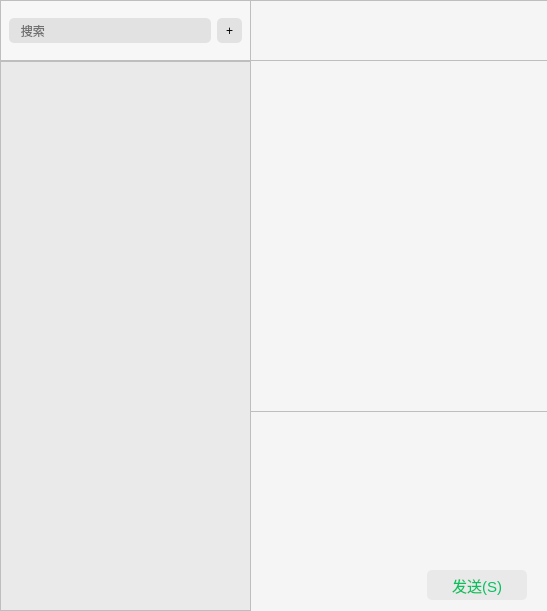
      <widget class="QWidget" name="page">
       <layout class="QHBoxLayout" name="horizontalLayout_3">
        <property name="spacing">
         <number>0</number>
        </property>
        <property name="leftMargin">
         <number>0</number>
        </property>
        <property name="topMargin">
         <number>0</number>
        </property>
        <property name="rightMargin">
         <number>0</number>
        </property>
        <property name="bottomMargin">
         <number>0</number>
        </property>
        <item>
         <widget class="QWidget" name="mid_area_conversation" native="true">
          <property name="minimumSize">
           <size>
            <width>251</width>
            <height>0</height>
           </size>
          </property>
          <property name="maximumSize">
           <size>
            <width>251</width>
            <height>16777215</height>
           </size>
          </property>
          <property name="styleSheet">
           <string notr="true"/>
          </property>
          <layout class="QVBoxLayout" name="verticalLayout">
           <property name="spacing">
            <number>0</number>
           </property>
           <property name="leftMargin">
            <number>0</number>
           </property>
           <property name="topMargin">
            <number>0</number>
           </property>
           <property name="rightMargin">
            <number>0</number>
           </property>
           <property name="bottomMargin">
            <number>0</number>
           </property>
           <item>
            <widget class="QWidget" name="search_area" native="true">
             <property name="minimumSize">
              <size>
               <width>251</width>
               <height>61</height>
              </size>
             </property>
             <property name="maximumSize">
              <size>
               <width>251</width>
               <height>61</height>
              </size>
             </property>
             <property name="styleSheet">
              <string notr="true">#search_area{
background-color: rgb(247, 247, 247);
border:1px solid rgb(190,190,190);
}
</string>
             </property>
             <layout class="QHBoxLayout" name="horizontalLayout_4">
              <item>
               <widget class="QLineEdit" name="searchEdit">
                <property name="minimumSize">
                 <size>
                  <width>0</width>
                  <height>25</height>
                 </size>
                </property>
                <property name="maximumSize">
                 <size>
                  <width>16777215</width>
                  <height>25</height>
                 </size>
                </property>
                <property name="styleSheet">
                 <string notr="true">background-color: rgb(226, 226, 226);
border-radius:5px;</string>
                </property>
                <property name="placeholderText">
                 <string>   搜索</string>
                </property>
               </widget>
              </item>
              <item>
               <widget class="QPushButton" name="addGroupBtn">
                <property name="minimumSize">
                 <size>
                  <width>25</width>
                  <height>25</height>
                 </size>
                </property>
                <property name="maximumSize">
                 <size>
                  <width>25</width>
                  <height>25</height>
                 </size>
                </property>
                <property name="font">
                 <font>
                  <pointsize>9</pointsize>
                 </font>
                </property>
                <property name="styleSheet">
                 <string notr="true">background-color: rgb(226, 226, 226);
border-radius:5px;</string>
                </property>
                <property name="text">
                 <string>+</string>
                </property>
               </widget>
              </item>
             </layout>
            </widget>
           </item>
           <item>
            <widget class="QScrollArea" name="conversation_list">
             <property name="minimumSize">
              <size>
               <width>251</width>
               <height>0</height>
              </size>
             </property>
             <property name="maximumSize">
              <size>
               <width>251</width>
               <height>16777215</height>
              </size>
             </property>
             <property name="styleSheet">
              <string notr="true">#conversation_list{
background-color: rgb(234, 234, 234);
border:1px solid rgb(190,190,190);
}</string>
             </property>
             <property name="verticalScrollBarPolicy">
              <enum>Qt::ScrollBarAlwaysOff</enum>
             </property>
             <property name="horizontalScrollBarPolicy">
              <enum>Qt::ScrollBarAlwaysOff</enum>
             </property>
             <property name="widgetResizable">
              <bool>true</bool>
             </property>
             <widget class="QWidget" name="scrollAreaWidgetContents">
              <property name="geometry">
               <rect>
                <x>0</x>
                <y>0</y>
                <width>249</width>
                <height>548</height>
               </rect>
              </property>
              <property name="minimumSize">
               <size>
                <width>249</width>
                <height>0</height>
               </size>
              </property>
              <property name="maximumSize">
               <size>
                <width>249</width>
                <height>16777215</height>
               </size>
              </property>
              <property name="styleSheet">
               <string notr="true">#scrollAreaWidgetContents{
background-color: rgb(234, 234, 234);
}</string>
              </property>
              <widget class="QWidget" name="verticalLayoutWidget">
               <property name="geometry">
                <rect>
                 <x>-1</x>
                 <y>-1</y>
                 <width>251</width>
                 <height>551</height>
                </rect>
               </property>
               <layout class="QVBoxLayout" name="vLayout_conversation">
                <property name="spacing">
                 <number>0</number>
                </property>
                <item>
                 <spacer name="verticalSpacer">
                  <property name="orientation">
                   <enum>Qt::Vertical</enum>
                  </property>
                  <property name="sizeHint" stdset="0">
                   <size>
                    <width>20</width>
                    <height>40</height>
                   </size>
                  </property>
                 </spacer>
                </item>
               </layout>
              </widget>
             </widget>
            </widget>
           </item>
          </layout>
         </widget>
        </item>
        <item>
         <widget class="QWidget" name="right_area_conversation" native="true">
          <property name="styleSheet">
           <string notr="true"/>
          </property>
          <layout class="QVBoxLayout" name="verticalLayout_2">
           <property name="spacing">
            <number>0</number>
           </property>
           <property name="leftMargin">
            <number>0</number>
           </property>
           <property name="topMargin">
            <number>0</number>
           </property>
           <property name="rightMargin">
            <number>0</number>
           </property>
           <property name="bottomMargin">
            <number>0</number>
           </property>
           <item>
            <widget class="QWidget" name="right_top_area" native="true">
             <property name="minimumSize">
              <size>
               <width>0</width>
               <height>61</height>
              </size>
             </property>
             <property name="maximumSize">
              <size>
               <width>16777215</width>
               <height>61</height>
              </size>
             </property>
             <property name="styleSheet">
              <string notr="true">#right_top_area{
	background-color: rgb(245, 245, 245);
	border-top:1px solid rgb(190,190,190);
	border-bottom:1px solid rgb(190,190,190);
}
</string>
             </property>
             <layout class="QHBoxLayout" name="horizontalLayout">
              <property name="leftMargin">
               <number>20</number>
              </property>
              <item>
               <widget class="QLabel" name="current_user_label">
                <property name="font">
                 <font>
                  <pointsize>15</pointsize>
                 </font>
                </property>
                <property name="styleSheet">
                 <string notr="true"/>
                </property>
                <property name="text">
                 <string/>
                </property>
               </widget>
              </item>
              <item>
               <spacer name="horizontalSpacer">
                <property name="orientation">
                 <enum>Qt::Horizontal</enum>
                </property>
                <property name="sizeHint" stdset="0">
                 <size>
                  <width>40</width>
                  <height>20</height>
                 </size>
                </property>
               </spacer>
              </item>
             </layout>
            </widget>
           </item>
           <item>
            <widget class="QWidget" name="screen_area" native="true">
             <property name="minimumSize">
              <size>
               <width>0</width>
               <height>350</height>
              </size>
             </property>
             <property name="autoFillBackground">
              <bool>false</bool>
             </property>
             <property name="styleSheet">
              <string notr="true">background-color: rgb(245, 245, 245);
</string>
             </property>
             <layout class="QHBoxLayout" name="horizontalLayout_7">
              <property name="spacing">
               <number>0</number>
              </property>
              <property name="leftMargin">
               <number>0</number>
              </property>
              <property name="topMargin">
               <number>0</number>
              </property>
              <property name="rightMargin">
               <number>0</number>
              </property>
              <property name="bottomMargin">
               <number>0</number>
              </property>
             </layout>
            </widget>
           </item>
           <item>
            <widget class="QWidget" name="input_area" native="true">
             <property name="sizePolicy">
              <sizepolicy hsizetype="Preferred" vsizetype="Minimum">
               <horstretch>0</horstretch>
               <verstretch>0</verstretch>
              </sizepolicy>
             </property>
             <property name="minimumSize">
              <size>
               <width>0</width>
               <height>200</height>
              </size>
             </property>
             <property name="maximumSize">
              <size>
               <width>16777215</width>
               <height>200</height>
              </size>
             </property>
             <property name="styleSheet">
              <string notr="true">background-color: rgb(245, 245, 245);</string>
             </property>
             <layout class="QVBoxLayout" name="verticalLayout_3">
              <property name="spacing">
               <number>0</number>
              </property>
              <property name="leftMargin">
               <number>0</number>
              </property>
              <property name="topMargin">
               <number>0</number>
              </property>
              <property name="rightMargin">
               <number>0</number>
              </property>
              <property name="bottomMargin">
               <number>0</number>
              </property>
              <item>
               <widget class="QWidget" name="chat_function_widght" native="true">
                <property name="minimumSize">
                 <size>
                  <width>0</width>
                  <height>41</height>
                 </size>
                </property>
                <property name="maximumSize">
                 <size>
                  <width>16777215</width>
                  <height>41</height>
                 </size>
                </property>
                <property name="styleSheet">
                 <string notr="true">#chat_function_widght{
border-top:1px solid rgb(190,190,190);
}</string>
                </property>
                <layout class="QHBoxLayout" name="horizontalLayout_2">
                 <property name="leftMargin">
                  <number>20</number>
                 </property>
                 <item>
                  <widget class="QPushButton" name="expressionBtn">
                   <property name="minimumSize">
                    <size>
                     <width>25</width>
                     <height>25</height>
                    </size>
                   </property>
                   <property name="maximumSize">
                    <size>
                     <width>25</width>
                     <height>25</height>
                    </size>
                   </property>
                   <property name="styleSheet">
                    <string notr="true">border:0px;</string>
                   </property>
                   <property name="text">
                    <string/>
                   </property>
                  </widget>
                 </item>
                 <item>
                  <widget class="QPushButton" name="fileBtn">
                   <property name="minimumSize">
                    <size>
                     <width>25</width>
                     <height>25</height>
                    </size>
                   </property>
                   <property name="maximumSize">
                    <size>
                     <width>25</width>
                     <height>25</height>
                    </size>
                   </property>
                   <property name="styleSheet">
                    <string notr="true">border:0px;</string>
                   </property>
                   <property name="text">
                    <string/>
                   </property>
                  </widget>
                 </item>
                 <item>
                  <widget class="QPushButton" name="screenShotBtn">
                   <property name="minimumSize">
                    <size>
                     <width>25</width>
                     <height>25</height>
                    </size>
                   </property>
                   <property name="maximumSize">
                    <size>
                     <width>25</width>
                     <height>25</height>
                    </size>
                   </property>
                   <property name="styleSheet">
                    <string notr="true">border:0px;</string>
                   </property>
                   <property name="text">
                    <string/>
                   </property>
                  </widget>
                 </item>
                 <item>
                  <widget class="QPushButton" name="chatRecordBtn">
                   <property name="minimumSize">
                    <size>
                     <width>25</width>
                     <height>25</height>
                    </size>
                   </property>
                   <property name="maximumSize">
                    <size>
                     <width>25</width>
                     <height>25</height>
                    </size>
                   </property>
                   <property name="styleSheet">
                    <string notr="true">border:0px;</string>
                   </property>
                   <property name="text">
                    <string/>
                   </property>
                  </widget>
                 </item>
                 <item>
                  <spacer name="horizontalSpacer_2">
                   <property name="orientation">
                    <enum>Qt::Horizontal</enum>
                   </property>
                   <property name="sizeHint" stdset="0">
                    <size>
                     <width>40</width>
                     <height>20</height>
                    </size>
                   </property>
                  </spacer>
                 </item>
                </layout>
               </widget>
              </item>
              <item>
               <widget class="QWidget" name="input_widget" native="true">
                <layout class="QHBoxLayout" name="horizontalLayout_6">
                 <property name="spacing">
                  <number>0</number>
                 </property>
                 <property name="leftMargin">
                  <number>20</number>
                 </property>
                 <property name="topMargin">
                  <number>0</number>
                 </property>
                 <property name="rightMargin">
                  <number>20</number>
                 </property>
                 <property name="bottomMargin">
                  <number>0</number>
                 </property>
                 <item>
                  <widget class="QTextEdit" name="inputEdit">
                   <property name="minimumSize">
                    <size>
                     <width>150</width>
                     <height>0</height>
                    </size>
                   </property>
                   <property name="maximumSize">
                    <size>
                     <width>16777215</width>
                     <height>16777215</height>
                    </size>
                   </property>
                   <property name="font">
                    <font>
                     <pointsize>12</pointsize>
                    </font>
                   </property>
                   <property name="styleSheet">
                    <string notr="true">border:0px</string>
                   </property>
                  </widget>
                 </item>
                </layout>
               </widget>
              </item>
              <item>
               <widget class="QWidget" name="chat_sendBtn_widget" native="true">
                <property name="minimumSize">
                 <size>
                  <width>0</width>
                  <height>51</height>
                 </size>
                </property>
                <property name="maximumSize">
                 <size>
                  <width>16777215</width>
                  <height>51</height>
                 </size>
                </property>
                <layout class="QHBoxLayout" name="horizontalLayout_5">
                 <property name="rightMargin">
                  <number>20</number>
                 </property>
                 <item>
                  <spacer name="horizontalSpacer_3">
                   <property name="orientation">
                    <enum>Qt::Horizontal</enum>
                   </property>
                   <property name="sizeHint" stdset="0">
                    <size>
                     <width>40</width>
                     <height>20</height>
                    </size>
                   </property>
                  </spacer>
                 </item>
                 <item>
                  <widget class="QPushButton" name="sendBtn">
                   <property name="minimumSize">
                    <size>
                     <width>100</width>
                     <height>30</height>
                    </size>
                   </property>
                   <property name="maximumSize">
                    <size>
                     <width>10</width>
                     <height>30</height>
                    </size>
                   </property>
                   <property name="font">
                    <font>
                     <pointsize>11</pointsize>
                    </font>
                   </property>
                   <property name="cursor">
                    <cursorShape>PointingHandCursor</cursorShape>
                   </property>
                   <property name="styleSheet">
                    <string notr="true">border-radius:5px;
	background-color: rgb(233, 233, 233);
	color: rgb(7, 192, 96);
</string>
                   </property>
                   <property name="text">
                    <string>发送(S)</string>
                   </property>
                  </widget>
                 </item>
                </layout>
               </widget>
              </item>
             </layout>
            </widget>
           </item>
          </layout>
         </widget>
        </item>
       </layout>
      </widget>
